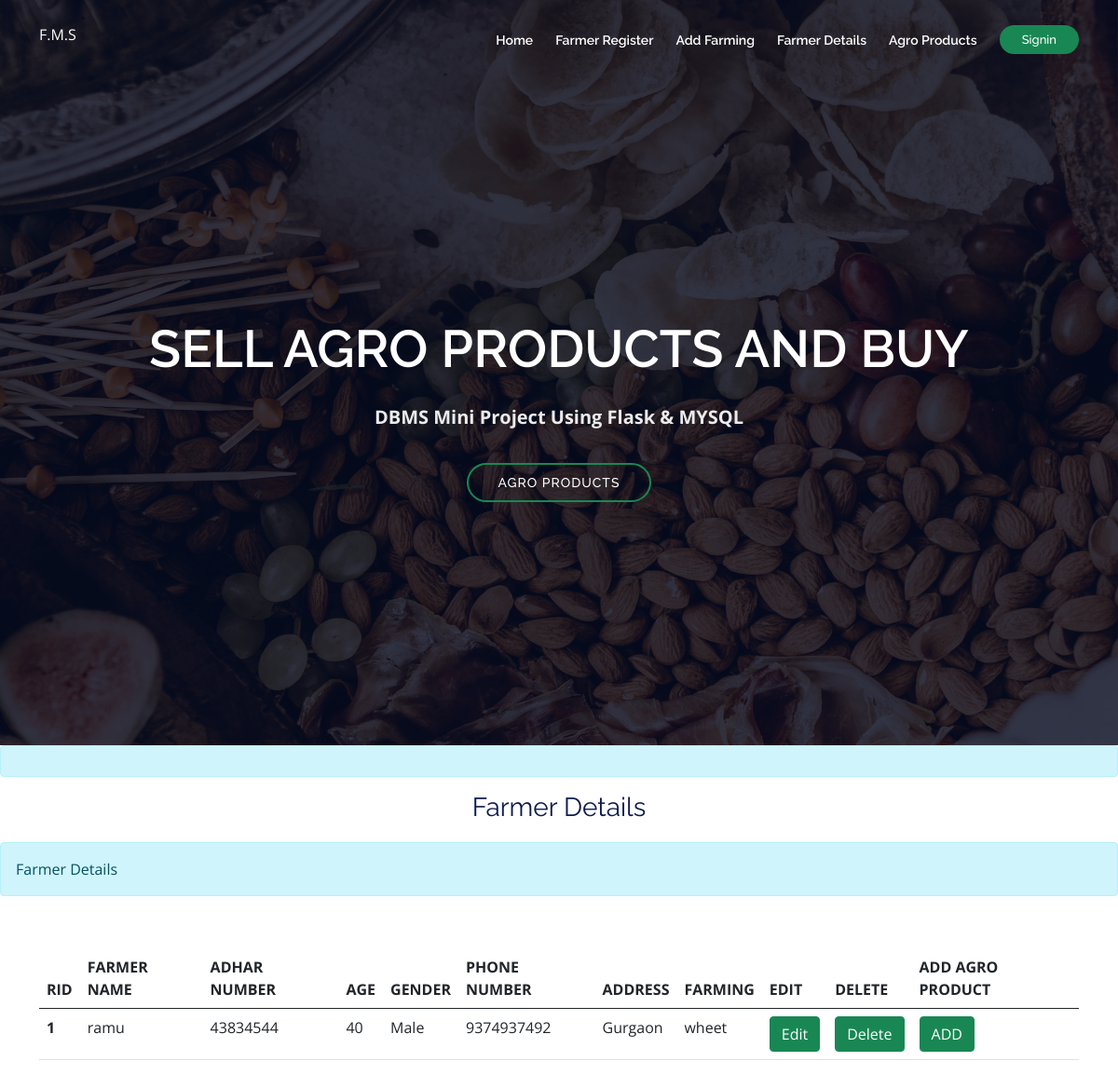
The app's page /farmingdetails/, older data.
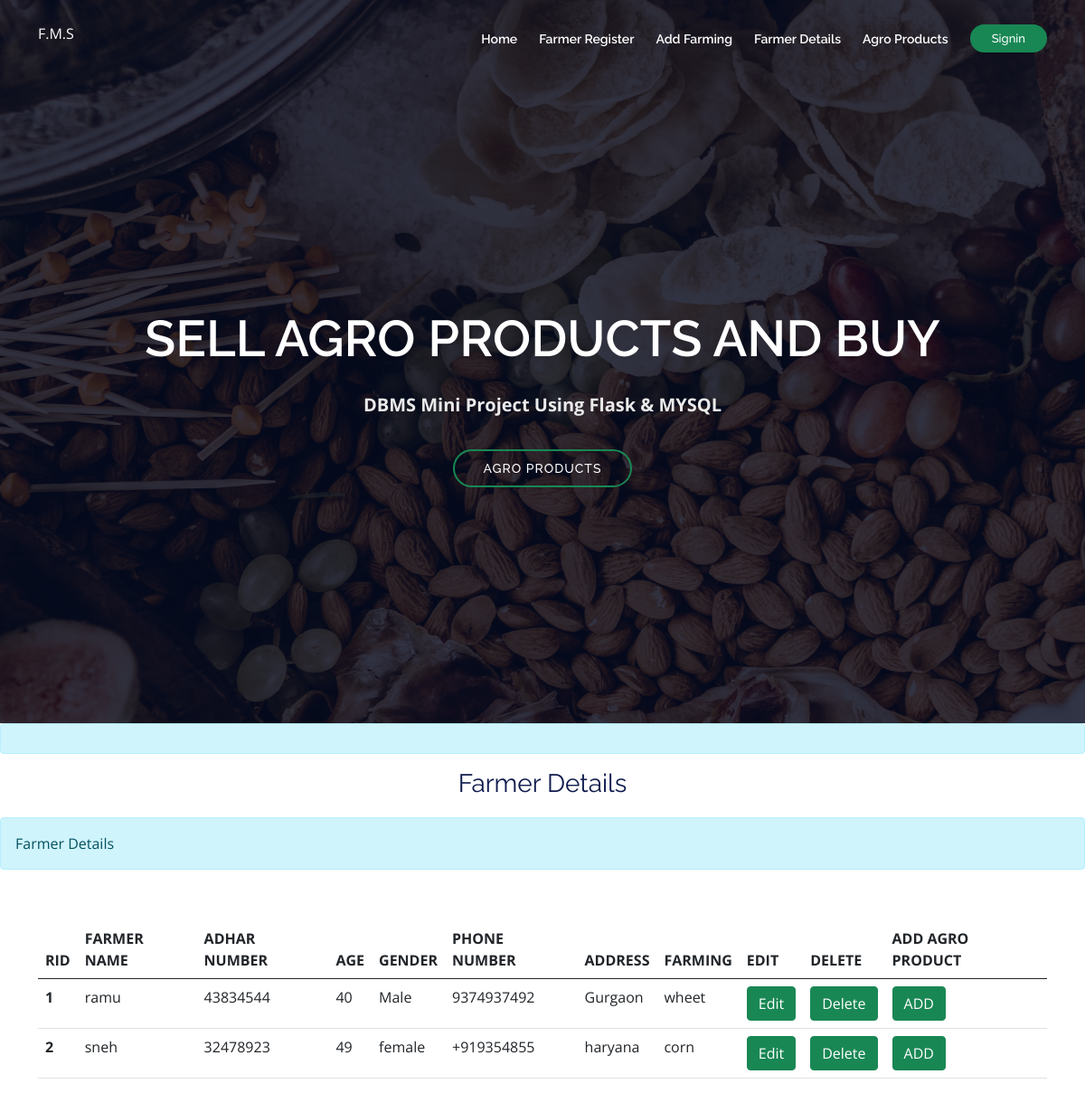
The same page, newer data.
### farmerapp/models.py (models this page shows, shortened)
class Farmer(models.Model):
    farmer_name = models.CharField(max_length=200, null=True)
    adhaarnumber = models.CharField(max_length=10)
    age = models.IntegerField(default=0)
    gender = models.CharField(max_length=10, null=True)
    phonenumber = models.CharField(max_length=10)
    address = models.TextField(null=True, blank=True)
    farming_type = models.ForeignKey(AddFarming, on_delete=models.CASCADE)

class AddFarming(models.Model):
    farming_type = models.CharField(max_length=10, blank=True, null=False)

### farmerapp/views.py (the view)
# urls.py: path('farmingdetails/',views.farmer_details, name='farmingdetails'),
def farmer_details(request):
    farmer_list = Farmer.objects.all()
    context = {'farmer_list': farmer_list, 'category': 'info', 'message': 'Farmer Details'}
    return render(request, 'farmerapp/farmingdetails.html', context)

### farmerapp/templates/farmerapp/farmingdetails.html (shortened to what this page needs)
{% extends 'base.html' %}
{% block content %}
  <h3 class="text-center"><span>Farmer Details</span> </h3>
  <div class="alert alert-{{category}} alert-dismissible fade show" role="alert">
    {{message}}
  </div>
  <br>
  <div class="container mt-3">
    <table class="table">
      <thead class="thead-light">
        <tr>
          <th scope="col">RID</th>
          <th scope="col">FARMER NAME</th>
          <th scope="col">ADHAR NUMBER</th>
          <th scope="col">AGE</th>
          <th scope="col">GENDER</th>
          <th scope="col">PHONE NUMBER</th>
          <th scope="col">ADDRESS</th>
          <th scope="col">FARMING</th>
          <th scope="col">EDIT</th>
          <th scope="col">DELETE</th>
          <th scope="col">ADD AGRO PRODUCT</th>
        </tr>
      </thead>
      <tbody>
        {% for farmer in farmer_list %}
        <tr>
          <th scope="row">{{farmer.id}}</th>
          <td>{{farmer.farmer_name}}</td>
          <td>{{farmer.adhaarnumber}}</td>
          <td>{{farmer.age}}</td>
          <td>{{farmer.gender}}</td>
          <td>{{farmer.phonenumber}}</td>
          <td>{{farmer.address}}</td>
          <td>{{ farmer.farming_type.farming_type }}</td>
          <td>
            <a href="{% url 'edit' farmer.id %}"><button class="btn btn-success">Edit </button> </a>
          </td>
          <td>
            <a href="{% url 'delete' farmer.id %}"><button onclick="return confirm('Are you sure to Delete data');" class="btn btn-success">Delete </button> </a>
          </td>
          <td>
            <a href="{% url 'addagroproducts' %}"><button class="btn btn-success">ADD </button> </a>
          </td>
        </tr>
      {% endfor %}
      </tbody>
    </table>
  </div>
{% endblock content %}

Row changes from the older to the newer data that the page shows:
added Farmer: id "2", farmer_name "sneh", adhaarnumber "32478923", age "49", gender "female", phonenumber "+919354855", address "haryana", farming_type.farming_type "corn"
